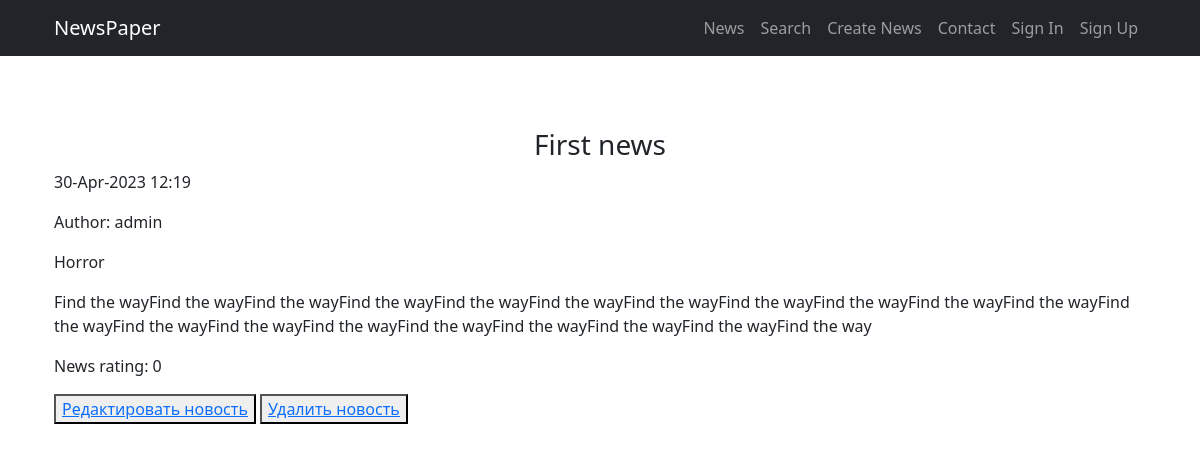
/news/75, run on the app's committed database.
### news/models.py (models this page shows, shortened)
class Post(models.Model):
    post_author = models.ForeignKey(Author, on_delete=models.CASCADE)
    news_title = models.CharField(max_length=255)
    news_text = models.TextField()
    news_rating = models.IntegerField(default=0)
    create_time = models.DateTimeField(auto_now_add=True)
    news = 'nw'
    article = 'ar'
    NEWS_TYPE = [(news, 'Новость'),
                 (article, 'Статья')]
    news_type_choice = models.CharField(max_length=20,
                                        choices=NEWS_TYPE,
                                        default=news)
    category = models.ManyToManyField(Category, through='PostCategory')

class Author(models.Model):
    author = models.OneToOneField(User, on_delete=models.CASCADE)
    author_rating = models.IntegerField(default=0)

class Category(models.Model):
    category_name = models.CharField(max_length=255,
                                     unique=True)
    subscribers = models.ManyToManyField(User, through='UserCategory')
    def __str__(self):
        return f'{self.category_name.title()}'

### news/views.py (the view)
# urls.py: path('<int:pk>', NewsDetail.as_view(), name='news'),
class NewsDetail(DetailView):
    model = Post
    template_name = 'newsobj.html'
    context_object_name = 'newsobj'

### news/templatetags/custom_filters.py (called while the page is built)
@register.filter(name='censor')
def censor(value):
    if isinstance(value, str):
        for _ in cens_words_list:
            if _.lower() in value.lower():
                value = value.replace(_.lower(), '*' * len(_))
            else:
                continue
    else:
        raise ValueError
    return value

@register.filter(name='multiply')
def multiply(value, arg):
    if isinstance(value, str) and isinstance(arg, int):
        return str(value) * arg
    else:
        raise ValueError(f'Нельзя умножить {type(value)} на {type(arg)}')

### templates/newsobj.html (shortened to what this page needs)
{% extends 'flatpages/default.html' %}
{% load custom_filters %}
{% block content %}
        {% if newsobj %}
                <h3 class="col-lg-12 text-center"> {{ newsobj.news_title|censor }} </h3>
                <p> {{ newsobj.create_time.date|date:'d-M-Y' }} {{ newsobj.create_time.time|time:'H:i' }} </p>
                <p> Author: {{ newsobj.post_author.author.username }} </p>
                <p>
                        {% for category in newsobj.category.all%}
                        {{ category }}
                        {% endfor %}
                </p>
                <p> {{ newsobj.news_text|censor|multiply:20 }} </p>
                <p> News rating: {{ newsobj.news_rating }} </p>
                <p><button><a href="{% url 'edit' newsobj.id %}"><u>Редактировать новость</u></a></button> <button><a href="{% url 'delete' newsobj.id %}"><u> Удалить новость </u></a></button></p>
        {% else %}
                <h2>Статья была удалена или никогда не существовала</h2>
        {% endif %}
{% endblock content %}

### data on the page
Post: news_title|censor "First news", create_time "30-Apr-2023", create_time.time "12:19", post_author.author.username "admin", news_text|censor "Find the wayFind the wayFind the wayFind the wayFind the wayFind the wayFind the wayFind the wayFind the wayFind the wayFind the wayFind the wayFind the wayFind the wayFind the wayFind the wayFind the wayFind the wayFind the wayFind the way", news_rating "0"
Category: category_name "Horror"
